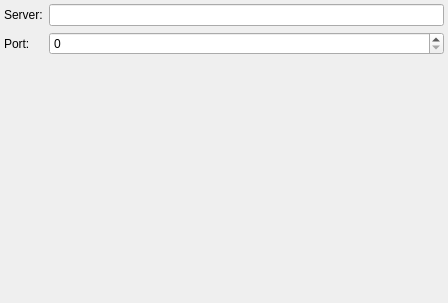
<?xml version="1.0" encoding="UTF-8"?>
<ui version="4.0">
 <class>MySpaceIMAdvancedSettingsWidget</class>
 <widget class="QWidget" name="MySpaceIMAdvancedSettingsWidget">
  <property name="geometry">
   <rect>
    <x>0</x>
    <y>0</y>
    <width>448</width>
    <height>303</height>
   </rect>
  </property>
  <property name="windowTitle">
   <string>Advanced Options</string>
  </property>
  <layout class="QVBoxLayout" name="verticalLayout_4">
   <property name="margin">
    <number>4</number>
   </property>
   <item>
    <layout class="QFormLayout" name="formLayout">
     <property name="sizeConstraint">
      <enum>QLayout::SetMinimumSize</enum>
     </property>
     <property name="fieldGrowthPolicy">
      <enum>QFormLayout::AllNonFixedFieldsGrow</enum>
     </property>
     <item row="0" column="0">
      <widget class="QLabel" name="serverLabel">
       <property name="text">
        <string>Server:</string>
       </property>
      </widget>
     </item>
     <item row="0" column="1">
      <widget class="KLineEdit" name="serverLineEdit"/>
     </item>
     <item row="1" column="0">
      <widget class="QLabel" name="portLabel">
       <property name="text">
        <string>Port:</string>
       </property>
      </widget>
     </item>
     <item row="1" column="1">
      <widget class="KIntSpinBox" name="portSpinBox">
       <property name="maximum">
        <number>65535</number>
       </property>
      </widget>
     </item>
    </layout>
   </item>
   <item>
    <spacer name="verticalSpacer">
     <property name="orientation">
      <enum>Qt::Vertical</enum>
     </property>
     <property name="sizeHint" stdset="0">
      <size>
       <width>20</width>
       <height>0</height>
      </size>
     </property>
    </spacer>
   </item>
  </layout>
 </widget>
 <customwidgets>
  <customwidget>
   <class>KIntSpinBox</class>
   <extends>QSpinBox</extends>
   <header>knuminput.h</header>
  </customwidget>
  <customwidget>
   <class>KLineEdit</class>
   <extends>QLineEdit</extends>
   <header>klineedit.h</header>
  </customwidget>
 </customwidgets>
 <resources/>
 <connections/>
</ui>
